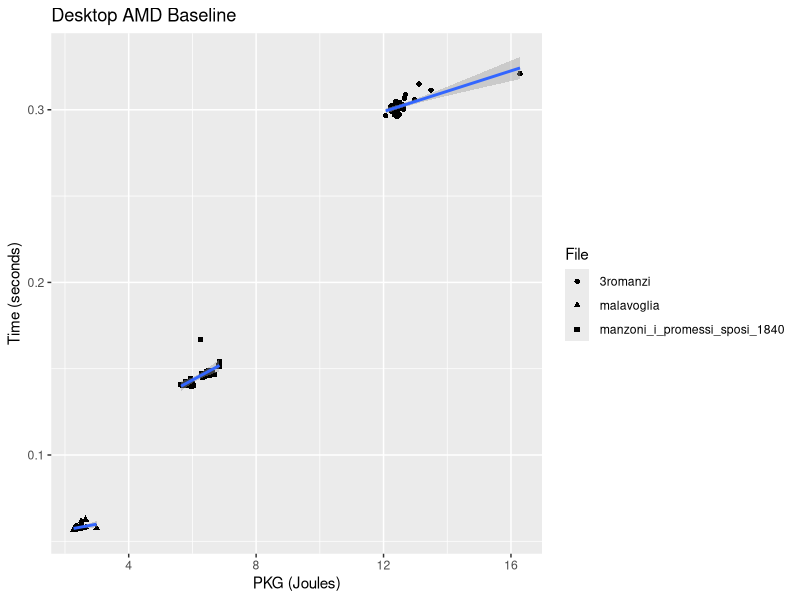
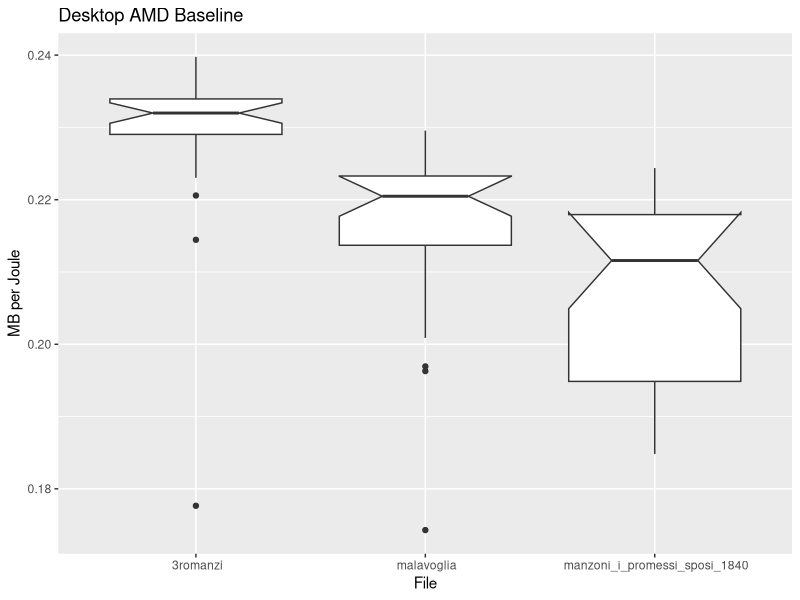
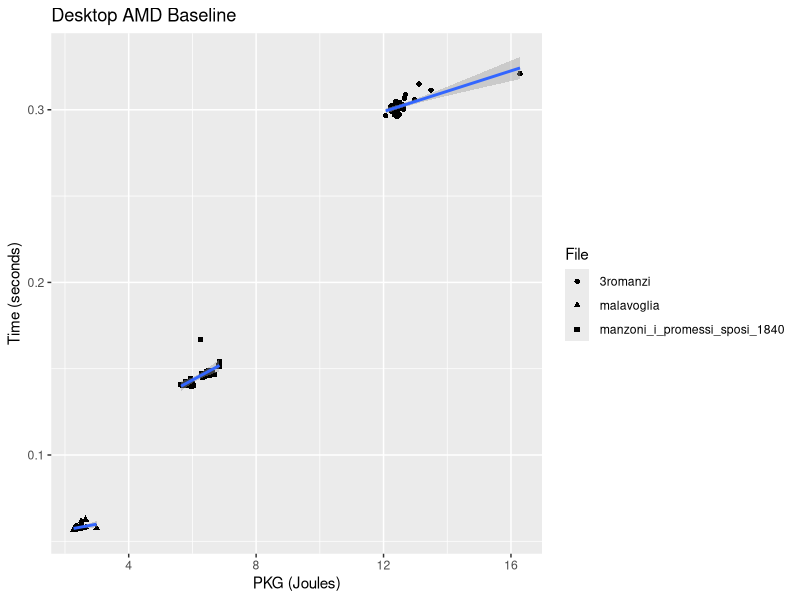
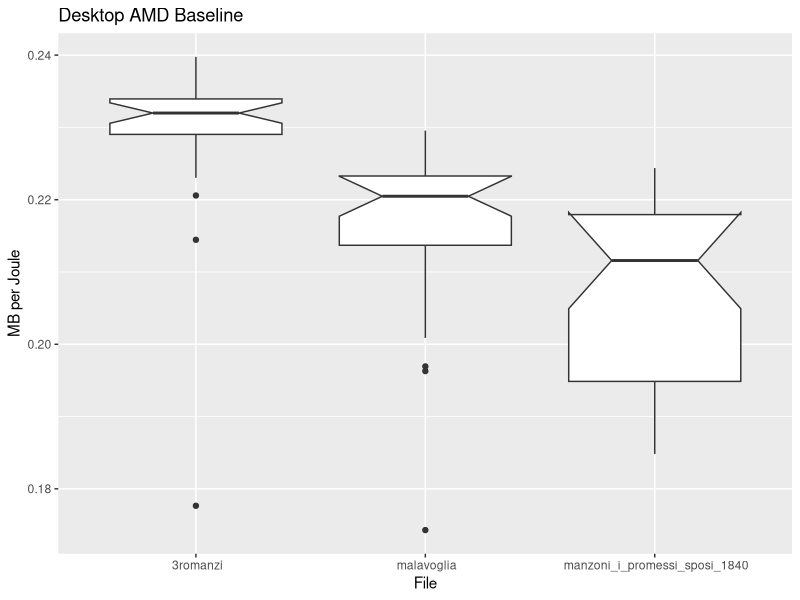

Recreate these plots in R, in order.
library(ggplot2)

amd_desktop_base <- read.csv("../data/test-23-Mar-09-04-38.csv")

ggplot(amd_desktop_base, aes(x=PKG,y=seconds,shape=File))+geom_point()+geom_smooth(method="lm")+labs(title="Desktop AMD Baseline",x="PKG (Joules)",y="Time (seconds)")
ggsave("../../img/time-vs-pkg-amd-libri.png",width=9, height=5)

amd_desktop_base$mb_per_J <- amd_desktop_base$size/ (1024*1024 * amd_desktop_base$PKG )

ggplot(amd_desktop_base, aes(x=File,y=mb_per_J))+geom_boxplot(notch=T)+labs(title="Desktop AMD Baseline",x="File",y="MB per Joule")
ggsave("../../img/mb-per-joule-amd-libri.png",width=9, height=5)

amd_desktop_base$delta_PKG <- amd_desktop_base$PKG - 21.3536*amd_desktop_base$seconds
